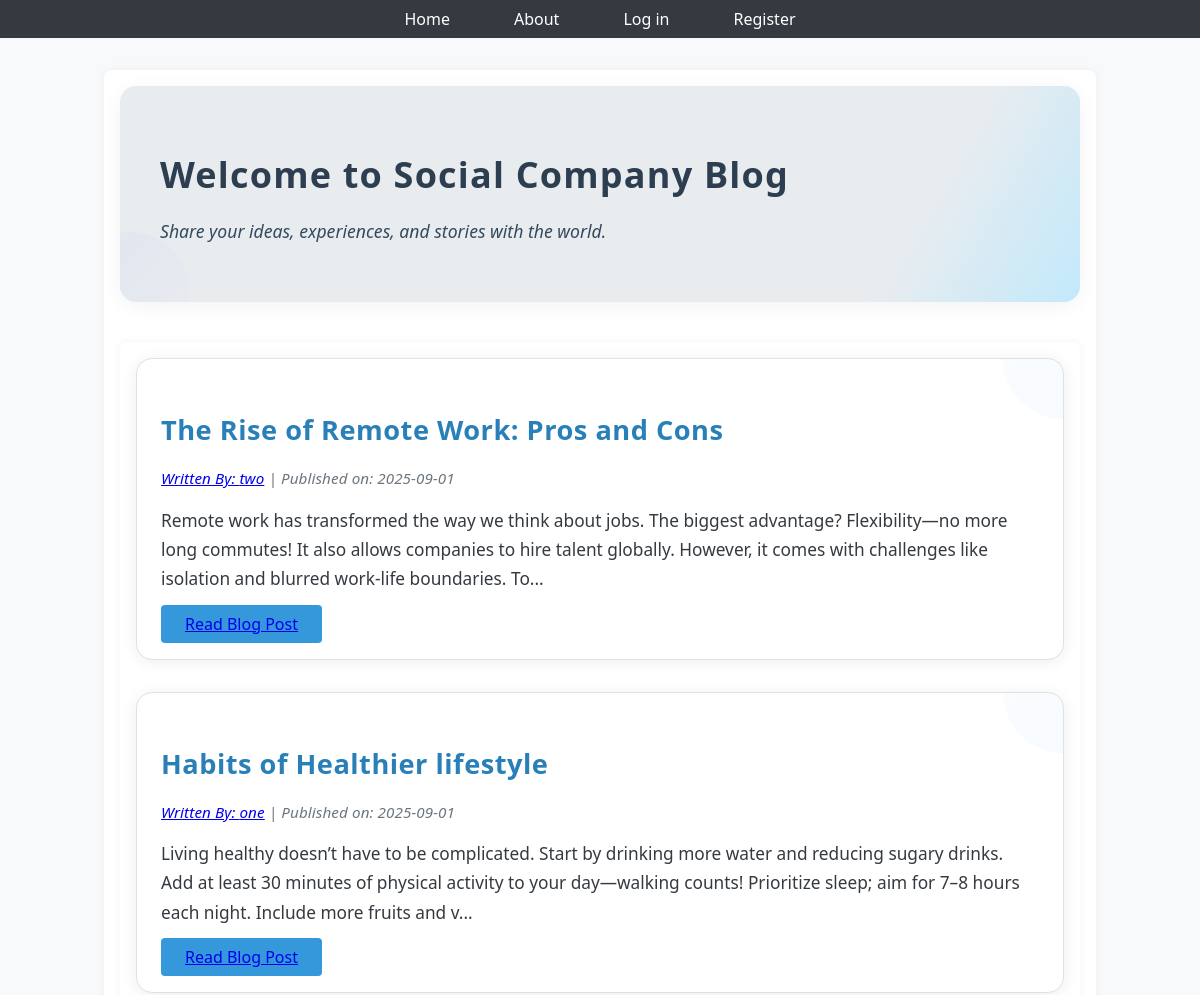
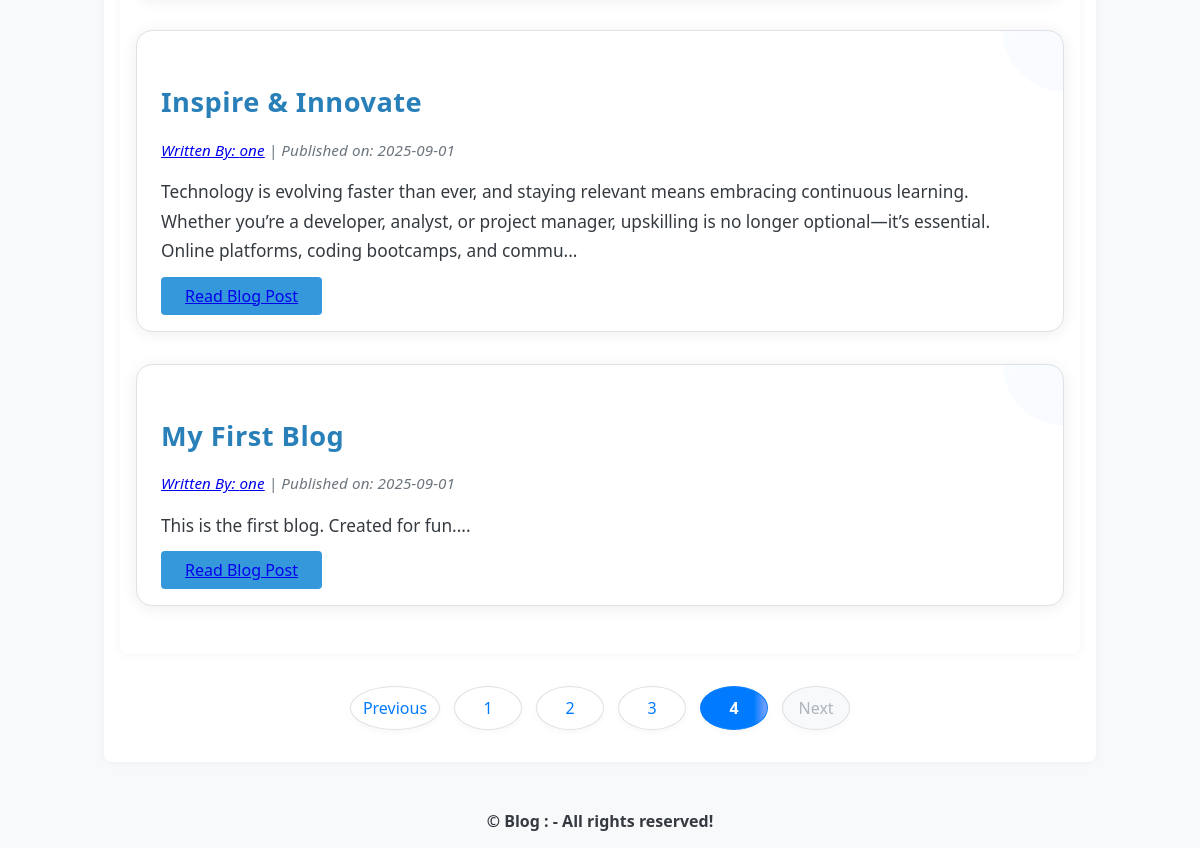
/?page=4, run on the app's committed database (2 pictures, top to bottom).
### puppycompanyblog/models.py (models this page shows, shortened)
class BlogPost(db.Model):
    id = db.Column(db.Integer, primary_key=True)
    user_id = db.Column(db.Integer, db.ForeignKey('users.id'), nullable=False)
    date = db.Column(db.DateTime, nullable=False, default=datetime.utcnow)
    title = db.Column(db.String(140), nullable=False)
    text = db.Column(db.Text, nullable=False)

class User(db.Model, UserMixin):
    __tablename__ = 'users'
    id = db.Column(db.Integer, primary_key=True)
    profile_image = db.Column(db.String(64), nullable=False, default="default_profile.png")
    email = db.Column(db.String(64), index=True, unique=True)
    username = db.Column(db.String(64), index=True, unique=True)
    password_hash = db.Column(db.String(128))
    posts = db.relationship('BlogPost', backref='author', lazy=True)

### puppycompanyblog/core/views.py (the view)
@core.route("/", methods=["GET", "POST"])
def index():
    page=request.args.get('page',1,type=int)
    blog_posts=BlogPost.query.order_by(BlogPost.date.desc()).paginate(page=page,per_page=5)
    return render_template("index.html", blog_posts=blog_posts)

### puppycompanyblog/templates/index.html
{% extends "base.html" %}
{% block content %}
<div class="jumbotron text-center">
    <h1>Welcome to Social Company Blog</h1>
    <p class="lead">Share your ideas, experiences, and stories with the world.</p>
</div>
<div class="container">
    {% if blog_posts.items %}
        {% for post in blog_posts.items %}
            <div class="blog-card">
                <h2>
                    <a class="blog-title" href="{{ url_for('blog_posts.blog_post', blog_post_id=post.id) }}">{{ post.title }}</a>
                </h2>
                <p class="blog-meta">
                    <a href="{{ url_for('users.user_posts', username=post.author.username) }}">Written By: {{ post.author.username }}</a> |
                    Published on: {{ post.date.strftime('%Y-%m-%d') }}
                </p>
                <p class="blog-excerpt">{{ post.text[:250] }}...</p>
                <a class="btn btn-primary" href="{{ url_for('blog_posts.blog_post', blog_post_id=post.id) }}">Read Blog Post</a>
            </div>
        {% endfor %}
    {% else %}
        <p>No blog posts found.</p>
    {% endif %}
</div>
<nav aria-label="Page navigation">
    <ul class="pagination justify-content-center mt-4 custom-pagination">
        <li class="page-item {% if not blog_posts.has_prev %}disabled{% endif %}">
            <a class="page-link" href="{{ url_for('core.index', page=blog_posts.prev_num) if blog_posts.has_prev else '#' }}">
                Previous
            </a>
        </li>
        {% for page_num in blog_posts.iter_pages(left_edge=1, right_edge=1, left_current=2, right_current=2) %}
            {% if page_num %}
                <li class="page-item {% if page_num == blog_posts.page %}active{% endif %}">
                    <a class="page-link" href="{{ url_for('core.index', page=page_num) }}">{{ page_num }}</a>
                </li>
            {% else %}
                <li class="page-item disabled"><span class="page-link">…</span></li>
            {% endif %}
        {% endfor %}
        <li class="page-item {% if not blog_posts.has_next %}disabled{% endif %}">
            <a class="page-link" href="{{ url_for('core.index', page=blog_posts.next_num) if blog_posts.has_next else '#' }}">
                Next
            </a>
        </li>
    </ul>
</nav>
{% endblock %}

### puppycompanyblog/static/style/base.css (style rules this page uses)
body { font-family: 'Segoe UI', Tahoma, Geneva, Verdana, sans-serif; margin: 0; padding: 0; background-color: #f8f9fa; color: #212529; }
.container { max-width: 960px; margin: 2rem auto; padding: 1rem; background-color: #ffffff; box-shadow: 0 0 10px rgba(0,0,0,0.05); border-radius: 8px; }

### puppycompanyblog/static/style/index.css (style rules this page uses)
.blog-card { background-color: #fff; border: 1px solid #dee2e6; border-radius: 16px; padding: 2rem 1.5rem 1.5rem 1.5rem; margin-bottom: 2rem; box-shadow: 0 2px 16px rgba(0, 0, 0, 0.07); transition: box-shadow 0.3s, transform 0.2s; position: relative; overflow: hidden; }
.blog-card::before { content: ''; position: absolute; top: -60px; right: -60px; width: 120px; height: 120px; background: linear-gradient(135deg, #c2e9fb 0%, #81a4fd 100%); opacity: 0.07; border-radius: 50%; z-index: 0; }
.blog-title { color: #007bff; text-decoration: none; font-size: 1.7rem; font-weight: 700; position: relative; z-index: 1; letter-spacing: 0.5px; transition: color 0.2s; }
.blog-meta { font-size: 0.95rem; color: #6c757d; margin-bottom: 1rem; font-style: italic; letter-spacing: 0.1px; z-index: 1; position: relative; }
.blog-excerpt { font-size: 1.08rem; color: #343a40; margin-bottom: 1.2rem; line-height: 1.7; z-index: 1; position: relative; }
.jumbotron { background: linear-gradient(120deg, #e9ecef 80%, #c2e9fb 100%); padding: 2.5rem 2rem; border-radius: 1rem; margin-bottom: 2.5rem; box-shadow: 0 2px 12px rgba(0,0,0,0.06); position: relative; overflow: hidden; }
.jumbotron::after { content: ''; position: absolute; left: -50px; bottom: -50px; width: 120px; height: 120px; background: linear-gradient(135deg, #81a4fd 0%, #e9ecef 100%); opacity: 0.09; border-radius: 50%; z-index: 0; }
.jumbotron h1 { font-size: 2.6rem; margin-bottom: 0.7rem; font-weight: 700; color: #007bff; letter-spacing: 1.2px; z-index: 1; position: relative; }
.jumbotron .lead { font-size: 1.25rem; color: #495057; font-style: italic; z-index: 1; position: relative; }
.custom-pagination { display: flex; gap: 10px; padding: 0; list-style: none; justify-content: center; align-items: center; }
.custom-pagination .page-item { display: flex; align-items: center; }
.custom-pagination .page-link { min-width: 42px; height: 42px; display: flex; justify-content: center; align-items: center; margin: 0 2px; padding: 0 12px; border-radius: 50%; border: 1.5px solid #dee2e6; background: #fff; color: #007bff; font-weight: 500; transition: background 0.2s, color 0.2s, border-color 0.2s; text-decoration: none; box-shadow: 0 2px 6px rgba(0,0,0,0.04); }
.custom-pagination .page-item.active .page-link { background: linear-gradient(90deg, #007bff 80%, #81a4fd 100%); color: #fff; border-color: #007bff; font-weight: 700; }
.custom-pagination .page-item.disabled .page-link { color: #adb5bd; background: #f8f9fa; cursor: not-allowed; border-color: #dee2e6; }

### puppycompanyblog/static/style/account.css (style rules this page uses)
.btn-primary { background-color: #007bff; border: none; padding: 0.5rem 1.5rem; font-size: 1rem; border-radius: 4px; cursor: pointer; }

### puppycompanyblog/static/style/blog.css (style rules this page uses)
.jumbotron { background-color: #ffffff; padding: 2.5rem; border-radius: 1rem; box-shadow: 0 4px 20px rgba(0, 0, 0, 0.05); }
.jumbotron h1 { font-size: 2.25rem; font-weight: 700; color: #2c3e50; margin-bottom: 1rem; }
.jumbotron p.lead { font-size: 1.1rem; color: #34495e; line-height: 1.6; }
.btn-primary { background-color: #3498db; border-color: #3498db; }
.container h2 a { color: #2980b9; text-decoration: none; }
.pagination { margin-top: 2rem; justify-content: center; }
.page-item.active .page-link { background-color: #3498db; border-color: #3498db; color: white; }
.page-link { color: #3498db; }

### data on the page
BlogPost: title "The Rise of Remote Work: Pros and Cons", author.username "two", date "2025-09-01", text "Remote work has transformed the way we think about jobs. The biggest advantage? Flexibility—no more long commutes! It also allows companies to hire talent globally. However, it comes with challenges like isolation and blurred work-life boundaries. To"
BlogPost: title "Habits of Healthier lifestyle", author.username "one", date "2025-09-01", text "Living healthy doesn’t have to be complicated. Start by drinking more water and reducing sugary drinks. Add at least 30 minutes of physical activity to your day—walking counts! Prioritize sleep; aim for 7–8 hours each night. Include more fruits and v"
BlogPost: title "Inspire & Innovate", author.username "one", date "2025-09-01", text "Technology is evolving faster than ever, and staying relevant means embracing continuous learning. Whether you’re a developer, analyst, or project manager, upskilling is no longer optional—it’s essential. Online platforms, coding bootcamps, and commu"
BlogPost: title "My First Blog", author.username "one", date "2025-09-01", text "This is the first blog. Created for fun."

### other printed values
{{ page_num }} "1" "2" "3" "4"
